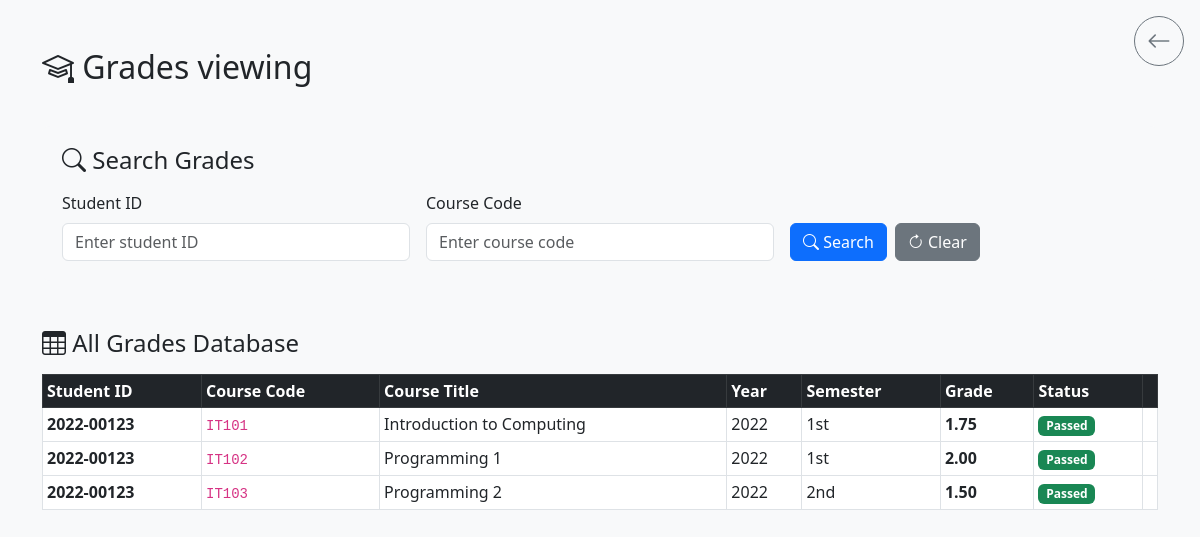
Page /adminpage/stugra.php on the committed database.
### tables this page shows
CREATE TABLE `grades_db` (
  `student_id` varchar(20) NOT NULL,
  `last_name` varchar(50) NOT NULL,
  `first_name` varchar(50) NOT NULL,
  `middle_name` varchar(50) DEFAULT NULL,
  `program` varchar(50) NOT NULL,
  `major` varchar(50) DEFAULT NULL,
  `year_level` varchar(10) NOT NULL,
  `year` int(4) NOT NULL,
  `sem` varchar(10) NOT NULL,
  `course_code` varchar(20) NOT NULL,
  `course_title` varchar(100) NOT NULL,
  `lec` decimal(3,1) DEFAULT 0.0,
  `lab` decimal(3,1) DEFAULT 0.0,
  `units` decimal(3,1) NOT NULL,
  `final_grade` varchar(5) DEFAULT NULL,
  `professor` varchar(100) DEFAULT NULL,
  `pre_req` varchar(100) DEFAULT NULL
);

### adminpage/stugra.php (the view, shortened to what this page needs)
<?php
$servername = "localhost";
$username = "u353705507_ccc_curriculum";
$password = "RoZz_puGeCivic96Vti1";
$dbname = "u353705507_ccc_cureval";
$conn = new mysqli($servername, $username, $password, $dbname);
$search_results = [];
$search_performed = false;
?>
<!DOCTYPE html>
<html lang="en">
<head>
    <link rel="stylesheet" href="https://cdn.jsdelivr.net/npm/bootstrap@5.3.0/dist/css/bootstrap.min.css">
    <link rel="stylesheet" href="https://cdn.jsdelivr.net/npm/bootstrap-icons@1.10.5/font/bootstrap-icons.css">
</head>
<body class="bg-light">
    <a href="dashboard2.php" class="btn btn-outline-secondary position-absolute top-0 end-0 m-3" style="z-index:1050; min-width:40px; min-height:40px; border-radius:50%; display:flex; align-items:center; justify-content:center; font-size:1.5rem;" title="Back to Dashboard">
        <i class="bi bi-arrow-left"></i>
    </a>
    <div class="container py-5">
        <div class="row mb-4">
            <div class="col-12">
                <h2 class="mb-3"><i class="bi bi-mortarboard"></i> Grades viewing </h2>
            </div>
        </div>
        <div class="search-section">
            <h4 class="mb-3"><i class="bi bi-search"></i> Search Grades</h4>
            <form method="GET" class="row g-3">
                <div class="col-md-4">
                    <label class="form-label">Student ID</label>
                    <input type="text" name="search_student" class="form-control" value="<?= htmlspecialchars($_GET['search_student'] ?? '') ?>" placeholder="Enter student ID">
                </div>
                <div class="col-md-4">
                    <label class="form-label">Course Code</label>
                    <input type="text" name="search_course" class="form-control" value="<?= htmlspecialchars($_GET['search_course'] ?? '') ?>" placeholder="Enter course code">
                </div>
                <div class="col-md-4 d-flex align-items-end">
                    <button type="submit" class="btn btn-primary me-2">
                        <i class="bi bi-search"></i> Search
                    </button>
                    <a href="stugra.php" class="btn btn-secondary">
                        <i class="bi bi-arrow-clockwise"></i> Clear
                    </a>
                </div>
            </form>
        </div>
        <div class="mt-5">
            <h4 class="mb-3">
                <i class="bi bi-table"></i>
                <?= $search_performed ? 'Search Results' : 'All Grades Database' ?>
            </h4>
            <div class="table-responsive">
                <table class="table table-sm table-bordered table-hover">
                    <thead class="table-dark">
                        <tr>
                            <th>Student ID</th>
                            <th>Course Code</th>
                            <th>Course Title</th>
                            <th>Year</th>
                            <th>Semester</th>
                            <th>Grade</th>
                            <th>Status</th>
                            <th></th>
                        </tr>
                    </thead>
                    <tbody>
                    <?php
                    $display_data = $search_performed ? $search_results : $conn->query("SELECT * FROM grades_db ORDER BY student_id, course_code")->fetch_all(MYSQLI_ASSOC);
                    if (!empty($display_data)):
                        foreach ($display_data as $row):
                            $grade = $row['final_grade'];
                            $grade_class = '';
                            $status = '';
                            $display_grade = $grade;
                            if (is_numeric($grade)) {
                                if ($grade <= 3.25) {
                                    $grade_class = 'grade-success';
                                    $status = '<span class="badge bg-success">Passed</span>';
                                } elseif ($grade >= 3.25 && $grade <= 4.0) {
                                    $grade_class = 'grade-warning';
                                    $status = '<span class="badge bg-warning text-dark">Incomplete</span>';
                                    $display_grade = 'INC';
                                } elseif ($grade >= 5.0) {
                                    $grade_class = 'grade-danger';
                                    $status = '<span class="badge bg-danger">Failed</span>';
                                    $display_grade = 'Failed';
                                } else {
                                    $grade_class = 'grade-danger';
                                    $status = '<span class="badge bg-danger">Failed</span>';
                                    $display_grade = 'Failed';
                                }
                            }
                    ?>
                            <tr class="<?= $grade_class ?>">
                                <td><strong><?= htmlspecialchars($row['student_id']) ?></strong></td>
                                <td><code><?= htmlspecialchars($row['course_code']) ?></code></td>
                                <td><?= htmlspecialchars($row['course_title'] ?? 'N/A') ?></td>
                                <td><?= htmlspecialchars($row['year']) ?></td>
                                <td><?= htmlspecialchars($row['sem']) ?></td>
                                <td><strong><?= htmlspecialchars($display_grade) ?></strong></td>
                                <td><?= $status ?></td>
                                <td>
                                </td>
                            </tr>
                    <?php endforeach;
                    endif; ?>
                    </tbody>
                </table>
            </div>
        </div>
</div>
</body>
</html>

### adminpage/stugra.php (style rules this page uses)
.grade-success { background-color: #d4edda !important; }
.search-section { background-color: #f8f9fa; padding: 20px; border-radius: 8px; margin-bottom: 20px; }

### rows in the picture
grades_db: student "2022-00123", course_code "IT101", course_title "Introduction to Computing", year "2022", sem "1st", final_grade "1.75", shows "Passed"
grades_db: student "2022-00123", course_code "IT102", course_title "Programming 1", year "2022", sem "1st", final_grade "2.00", shows "Passed"
grades_db: student "2022-00123", course_code "IT103", course_title "Programming 2", year "2022", sem "2nd", final_grade "1.50", shows "Passed"
